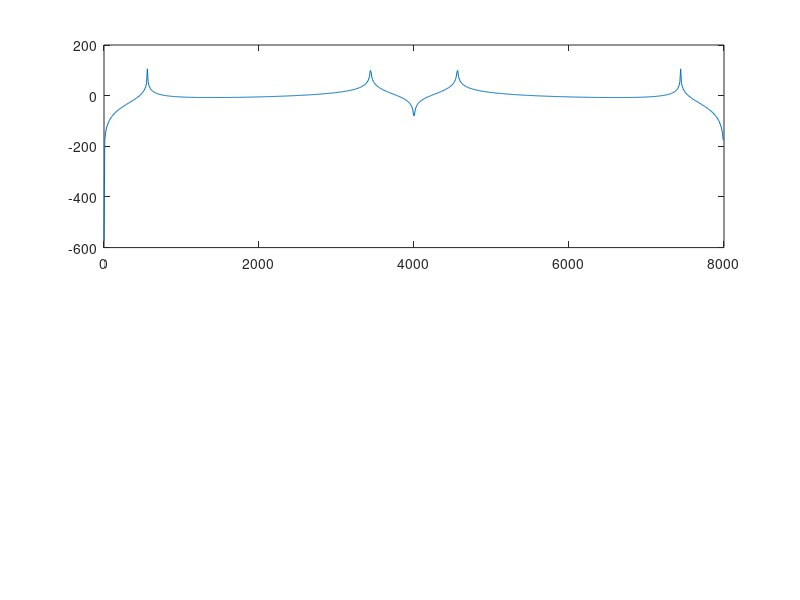

This figure's MATLAB source:
f1 = 1440;
f2 = 2000;
D = 100;
fe = 8000;
Te = 1 / fe;
t = -0.05:Te:0.05;
N = length(t);
f = (0:N - 1) * (fe / N);

x1 = sin(2 * pi * f1 * t);
x2 = sin(2 * pi * f2 * t);
y = 20 * log(abs(fft(x1 .* x2)));


subplot(2, 1, 1)
plot(f, y);
